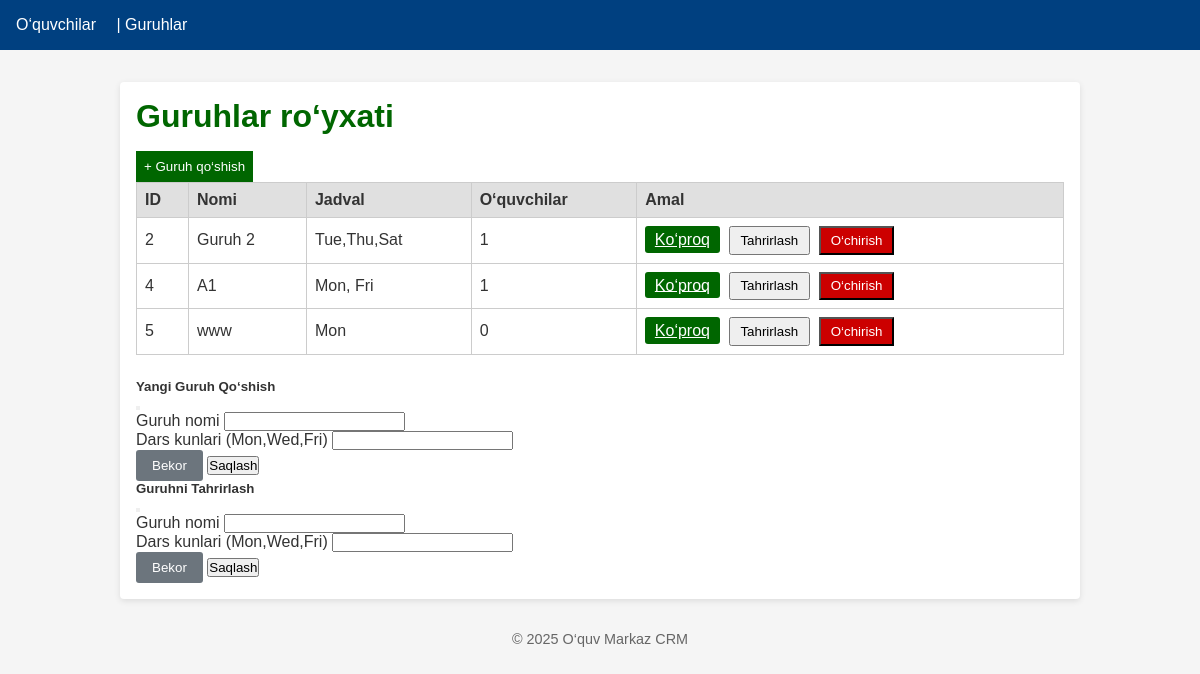
Screenshot of /groups with the database file from the repository.
### models.py (models this page shows)
class Group(db.Model):
    __tablename__ = 'group'
    id       = db.Column(db.Integer, primary_key=True)
    name     = db.Column(db.String(50), nullable=False)
    schedule = db.Column(db.String(100))
    attendances = db.relationship(
        'Attendance',
        backref='group',
        lazy='dynamic',
        cascade='all, delete-orphan',
        passive_deletes=True
    )
    homeworks = db.relationship(
        'Homework',
        backref='group',
        lazy='dynamic',
        cascade='all, delete-orphan',
        passive_deletes=True
    )

### app.py (the view)
@app.route('/groups')
def groups():
    form   = GroupForm()
    groups = Group.query.all()
    return render_template('groups.html', groups=groups, form=form)

### forms.py
class GroupForm(FlaskForm):
    name     = StringField(
        'Guruh nomi',
        validators=[DataRequired()]
    )
    schedule = StringField(
        'Dars kunlari (Mon,Wed,Fri)',
        validators=[DataRequired()]
    )

### app.py (called while the page is built)
@app.context_processor
def inject_current_year():
    return {'current_year': date.today().year}

### templates/groups.html (shortened to what this page needs)
{% extends "base.html" %}
{% block head_css %}
<link rel="stylesheet" href="{{ url_for('static', filename='css/groups.css') }}">
{% endblock %}
{% block content %}
<h1>Guruhlar ro‘yxati</h1>
<button id="openAddGroup" class="btn-add">+ Guruh qo‘shish</button>
<table class="data-table">
  <thead><tr>
    <th>ID</th><th>Nomi</th><th>Jadval</th><th>O‘quvchilar</th><th>Amal</th>
  </tr></thead>
  <tbody>
    {% for g in groups %}
    <tr>
      <td>{{ g.id }}</td>
      <td>{{ g.name }}</td>
      <td>{{ g.schedule }}</td>
      <td>{{ g.students|length }}</td>
      <td class="table-actions">
        <a href="{{ url_for('group_detail', group_id=g.id) }}" class="btn-primary">Ko‘proq</a>
        <button class="btn-edit" data-id="{{ g.id }}">Tahrirlash</button>
        <form method="POST" action="{{ url_for('delete_group', id=g.id) }}"
              style="display:inline"
              onsubmit="return confirm('O‘chirishni tasdiqlaysizmi?');">
          <button type="submit" class="btn-danger">O‘chirish</button>
        </form>
      </td>
    </tr>
    {% endfor %}
  </tbody>
</table>
{% include 'group_form_modal.html' with context %}
{% endblock %}

### static/css/base.css (style rules this page uses)
* { margin:0;padding:0;box-sizing:border-box }
body { font-family:Arial,sans-serif;background:#f5f5f5;color:#333 }
.data-table { width:100%;border-collapse:collapse;margin-bottom:1.5rem }
.data-table th,.data-table td { border:1px solid #ccc;padding:0.5rem;text-align:left }
.data-table th { background:#e0e0e0 }
.btn-primary { background:#007bff;color:#fff;border:none;padding:.5rem 1rem;border-radius:3px;cursor:pointer }

### static/css/groups.css (style rules this page uses)
h1 { color:#006600;margin-bottom:1rem }
.btn-add { background:#006600;color:#fff;border:none;padding:.5rem;cursor:pointer }
.table-actions button,.table-actions a { margin-right:.3rem;padding:.3rem .6rem;cursor:pointer }
.table-actions .btn-primary { background:#006600;color:#fff }
.table-actions .btn-danger { background:#cc0000;color:#fff }

### rows the page displays
Group: id "2", name "Guruh 2", schedule "Tue,Thu,Sat", students|length "1"
Group: id "4", name "A1", schedule "Mon, Fri", students|length "1"
Group: id "5", name "www", schedule "Mon", students|length "0"
